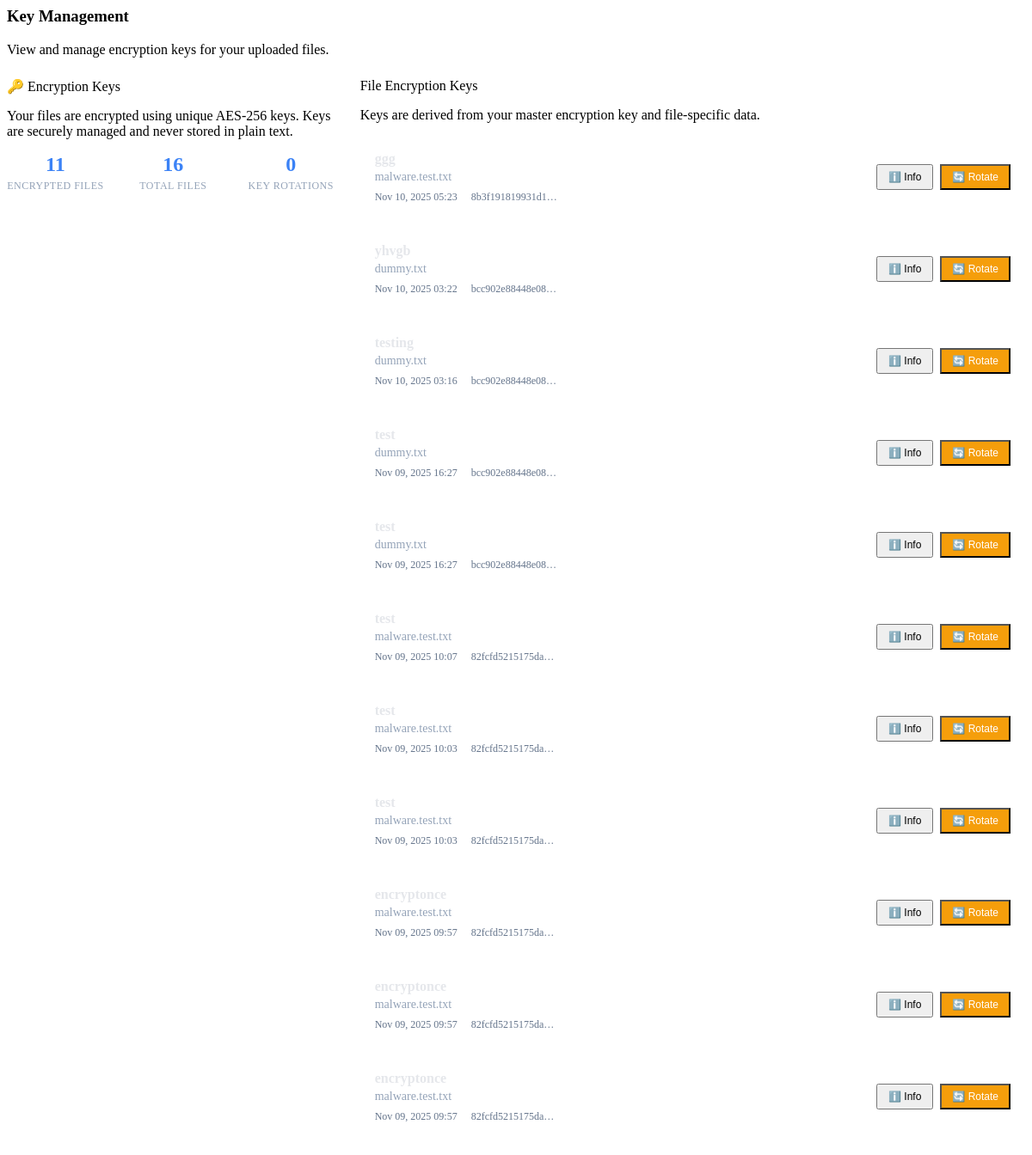
/files/keys/ (signed in), run on the app's committed database.
### files/models.py (models this page shows, shortened)
class FileUpload(models.Model):
    title = models.CharField(max_length=200)
    filename = models.CharField(max_length=255, null=True, blank=True)
    encrypted_content = models.BinaryField(null=True, blank=True)
    sha256 = models.CharField(max_length=64, null=True, blank=True)
    is_malicious = models.BooleanField(default=False)
    scan_message = models.TextField(null=True, blank=True)
    user = models.ForeignKey(User, on_delete=models.CASCADE, related_name='files')
    uploaded_at = models.DateTimeField(default=timezone.now)
    file_type_check = models.CharField(
        max_length=20,
        choices=[('SAFE', 'Safe'), ('UNSAFE', 'Unsafe'), ('SKIPPED', 'Skipped')],
        default='SKIPPED'
    )
    malware_check = models.CharField(
        max_length=20,
        choices=[('CLEAN', 'Clean'), ('INFECTED', 'Infected'), ('UNAVAILABLE', 'Unavailable'), ('ERROR', 'Error')],
        default='UNAVAILABLE'
    )
    sensitive_data_found = models.BooleanField(default=False)
    sensitive_data_details = models.JSONField(default=list, null=True, blank=True)
    is_encrypted = models.BooleanField(default=True)  # Track if content is encrypted
    encryption_key = models.BinaryField(null=True, blank=True)  # Fernet key for encryption
    recovery_key = models.BinaryField(null=True, blank=True)  # Recovery key for backup access

### files/views.py (the view, shortened to what this page needs)
# urls.py: path('keys/', views.key_management, name='key_management'),
@login_required
def key_management(request):
    files = FileUpload.objects.filter(user=request.user).order_by('-uploaded_at')
    encrypted_files = files.filter(is_encrypted=True)
    context = {
        'encrypted_files': encrypted_files,
        'encrypted_files_count': encrypted_files.count(),
        'total_files_count': files.count(),
        'key_rotations': 0,  # Placeholder
    }
    return render(request, 'files/key_management_tab.html', context)

### templates/files/key_management_tab.html (shortened to what this page needs)
<h3>Key Management</h3>
<p class="page-subtitle" style="margin-bottom: 24px;">View and manage encryption keys for your uploaded files.</p>
<div class="key-management-grid">
  <div class="card-animated info-card">
    <div class="card-headline">🔑 Encryption Keys</div>
    <p class="card-sub">Your files are encrypted using unique AES-256 keys. Keys are securely managed and never stored in plain text.</p>
    <div class="key-stats">
      <div class="stat-item">
        <div class="stat-number">{{ encrypted_files_count|default:0 }}</div>
        <div class="stat-label">Encrypted Files</div>
      </div>
      <div class="stat-item">
        <div class="stat-number">{{ total_files_count|default:0 }}</div>
        <div class="stat-label">Total Files</div>
      </div>
      <div class="stat-item">
        <div class="stat-number">{{ key_rotations|default:0 }}</div>
        <div class="stat-label">Key Rotations</div>
      </div>
    </div>
  </div>
  <div class="card-animated key-list-card">
    <div class="card-headline">File Encryption Keys</div>
    <p class="card-sub">Keys are derived from your master encryption key and file-specific data.</p>
    {% if encrypted_files %}
      <div class="key-list">
        {% for file in encrypted_files %}
          <div class="key-item">
            <div class="key-info">
              <div class="key-title">{{ file.title }}</div>
              <div class="key-filename">{{ file.filename }}</div>
              <div class="key-meta">
                <span class="key-date">{{ file.uploaded_at|date:"M d, Y H:i" }}</span>
                <span class="key-hash">{{ file.sha256|truncatechars:16 }}</span>
              </div>
            </div>
            <div class="key-actions">
              <button class="btn secondary small" onclick="showKeyInfo('{{ file.id }}')" title="View key information">
                <span>ℹ️</span> Info
              </button>
              <button class="btn warning small" onclick="rotateKey('{{ file.id }}')" title="Rotate encryption key">
                <span>🔄</span> Rotate
              </button>
            </div>
          </div>
        {% endfor %}
      </div>
    {% endif %}
  </div>
</div>

### templates/files/key_management_tab.html (style rules this page uses)
.key-management-grid { display: grid; grid-template-columns: 1fr 2fr; gap: 24px; }
.key-stats { display: flex; gap: 24px; margin-top: 16px; }
.stat-item { text-align: center; flex: 1; }
.stat-number { font-size: 24px; font-weight: 700; color: #3b82f6; margin-bottom: 4px; }
.stat-label { font-size: 12px; color: #94a3b8; text-transform: uppercase; letter-spacing: 0.5px; }
.key-list-card { min-height: 400px; }
.key-list { margin-top: 16px; }
.key-item { display: flex; justify-content: space-between; align-items: center; padding: 16px; border: 1px solid rgba(255, 255, 255, 0.1); border-radius: 8px; margin-bottom: 12px; background: rgba(255, 255, 255, 0.02); }
.key-info { flex: 1; }
.key-title { font-weight: 600; color: #e5e7eb; margin-bottom: 4px; }
.key-filename { color: #94a3b8; font-size: 14px; margin-bottom: 8px; }
.key-meta { display: flex; gap: 16px; font-size: 12px; color: #64748b; }
.key-actions { display: flex; gap: 8px; }
.btn.small { padding: 6px 12px; font-size: 12px; }
.btn.warning { background-color: #f59e0b; color: white; }

### data on the page
FileUpload: title "ggg", filename "malware.test.txt", uploaded_at "Nov 10, 2025 05:23", sha256 "8b3f191819931d1…"
FileUpload: title "yhvgb", filename "dummy.txt", uploaded_at "Nov 10, 2025 03:22", sha256 "bcc902e88448e08…"
FileUpload: title "testing", filename "dummy.txt", uploaded_at "Nov 10, 2025 03:16", sha256 "bcc902e88448e08…"
FileUpload: title "test", filename "dummy.txt", uploaded_at "Nov 09, 2025 16:27", sha256 "bcc902e88448e08…"
FileUpload: title "test", filename "dummy.txt", uploaded_at "Nov 09, 2025 16:27", sha256 "bcc902e88448e08…"
FileUpload: title "test", filename "malware.test.txt", uploaded_at "Nov 09, 2025 10:07", sha256 "82fcfd5215175da…"
FileUpload: title "test", filename "malware.test.txt", uploaded_at "Nov 09, 2025 10:03", sha256 "82fcfd5215175da…"
FileUpload: title "test", filename "malware.test.txt", uploaded_at "Nov 09, 2025 10:03", sha256 "82fcfd5215175da…"
FileUpload: title "encryptonce", filename "malware.test.txt", uploaded_at "Nov 09, 2025 09:57", sha256 "82fcfd5215175da…"
FileUpload: title "encryptonce", filename "malware.test.txt", uploaded_at "Nov 09, 2025 09:57", sha256 "82fcfd5215175da…"
FileUpload: title "encryptonce", filename "malware.test.txt", uploaded_at "Nov 09, 2025 09:57", sha256 "82fcfd5215175da…"

### other printed values
{{ encrypted_files_count|default:0 }} "11"
{{ total_files_count|default:0 }} "16"
{{ key_rotations|default:0 }} "0"
